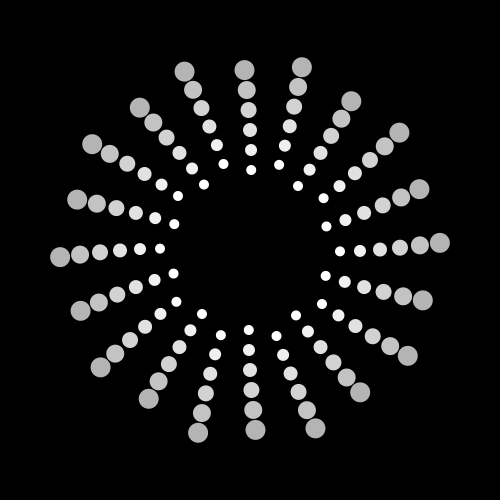
Frame 1 (no input)
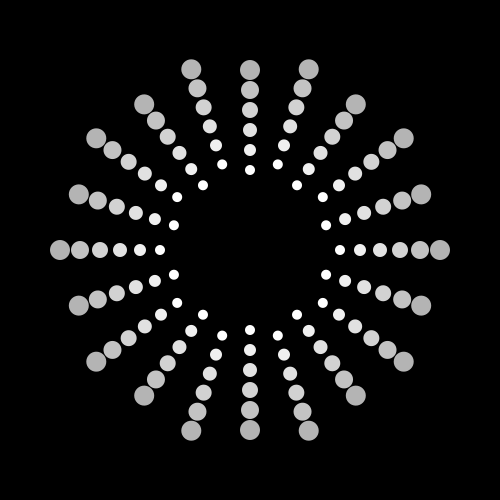
Frame 60 (the mouse pressed at the canvas centre just before this capture)
Frame 120 (the mouse held since frame 60 and released just before this capture): identical to frame 60, image omitted

The Processing sketch that drew these frames (run headless with seeded random() and noise(); from frame 60 on, the mouse is pressed at the canvas centre):

// Processing sketch: processing_46794
// ── processing_46794.pde

float ratio;
    
//fun anim vars
float direction = 1;
int timeLimit = 10;
float time = 0;
int id = 0;
float[] xPositions = new float[120];
float[] yPositions = new float[120];
    
float[] difs = new float[6];
float tempratio;

void setup() {  //setup function called initially, only     
    size(500,500);
    frameRate(30);
    ratio = 6/10;
    
    difs[0] = 0;
    difs[1] = 2;
    difs[2] = 5;
    difs[3] = 10;
    difs[4] = 17;
    difs[5] = 25;
        
    smooth();
}

void draw() {  //draw function loops 
  background(0);
  time += direction;
        if(abs(time)== timeLimit)
        {
            direction = -direction;
        }
        tempratio = time/10;
        print(time);
        print(" , ");
        print(ratio);
        print("\n");
        difs[0] = 0*tempratio;
        difs[1] = 2*tempratio;
        difs[2] = 5*tempratio;
        difs[3] = 10*tempratio;
        difs[4] = 17*tempratio;
        difs[5] = 25*tempratio;
        drawFunAnim();
}

    void drawFunAnim() 
    {
        noStroke();
        
        float angle = 0;
        id = 0;
        for (int i = 0; i < 20; i++) 
        {
            fill(255,255,255, 255);
            drawElipseGroup(80,     angle-(time+difs[5])/4, i, 1);
            fill(255,255,255, 240);
            drawElipseGroup(80+20,  angle-(time+difs[5])/6, i, 2);
            fill(255,255,255, 225);
            drawElipseGroup(80+40,  angle, i, 3);
            fill(255,255,255, 210);
            drawElipseGroup(80+60,  angle+(time+difs[5])/6, i, 4);
            fill(255,255,255, 195);
            drawElipseGroup(80+80,  angle+(time+difs[5])/3, i, 5);
            fill(255,255,255, 180);
            drawElipseGroup(80+100, angle+(time+difs[5])/2, i, 6);
            angle += 18;
        }
    } 
    
    void drawElipseGroup(float radius, float angle, int id, int layerId)
    {
        float xPos;
        float yPos;
//      
        if(id%2 == 0)
        {
            xPos = sin(TWO_PI*angle/360)*radius;
            yPos = cos(TWO_PI*angle/360)*radius;
        }
        else
        {
            xPos = sin(TWO_PI*(angle+layerId*4/5*tempratio)/360)*(radius+10);
            yPos = cos(TWO_PI*(angle+layerId*4/5*tempratio)/360)*(radius+10);
            
        }
//      
//      xPos = sin(TWO_PI*angle/360)*radius;
//      yPos = cos(TWO_PI*angle/360)*radius;
        
        ellipse((xPos + width/2),(yPos + height/2) , 10 + 2*(layerId-1), 10+ 2*(layerId-1));
        
        id ++;
    }               
